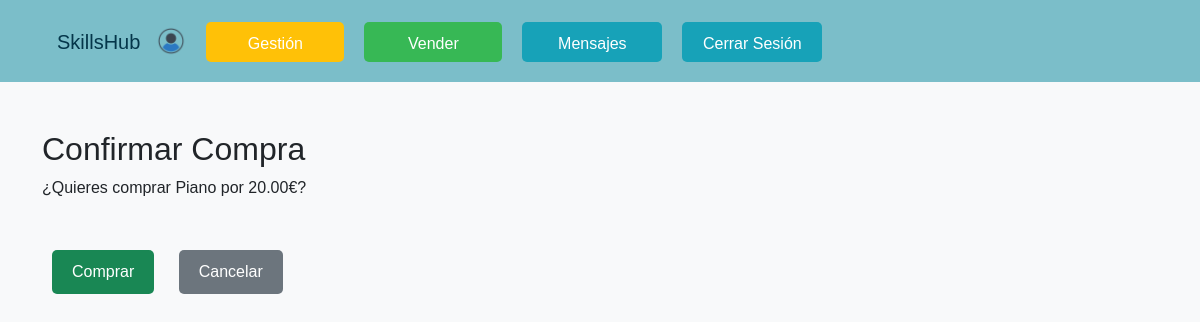
Screenshot of /checkout/8/ (signed in) with the database file from the repository.
### SkillsHub/models.py (models this page shows, shortened)
class Usuario(AbstractUser):
    nombre = models.CharField(max_length=100)
    saldo = models.DecimalField(max_digits=10, decimal_places=2, default=0, null=True)
    avatar = models.ImageField(upload_to='avatars/', default='avatars/perfil.png')
    comentario = models.TextField(blank=True, null=True)
    baneado = models.BooleanField(default=False)
    seguidores = models.ManyToManyField("self", symmetrical=False, related_name='usuarios_seguidores', blank=True)
    seguidos = models.ManyToManyField("self", symmetrical=False, related_name='usuarios_seguidos', blank=True)
    insignia_perfil = models.ForeignKey(UsuarioInsignia, null=True, blank=True, on_delete=models.SET_NULL, related_name='insignia_en_perfil')

class Servicio(models.Model):
    nombre = models.CharField(max_length=100)
    precio = models.DecimalField(max_digits=10, decimal_places=2)
    descripcion = models.TextField()
    ubicacion = models.ForeignKey(Ubicacion, on_delete=models.CASCADE)
    usuario = models.ForeignKey(Usuario, on_delete=models.CASCADE)
    activo = models.BooleanField(default=True)
    categoria = models.ForeignKey(Categoria, on_delete=models.CASCADE)
    imagen = models.ImageField(upload_to='servicio/', blank=False, default='servicio/blanco.jpeg')

### SkillsHub/views.py (the view, shortened to what this page needs)
# urls.py: path('checkout/<int:pk>/', login_required(RealizarCompra.as_view()), name='checkout'),
class RealizarCompra(View): #Como tanto fecha como fecha_limite de valoracion son automaticas desde el modelo no hay que calcular nada
    template_name = "Proyecto/checkout.html"
    def get(self, request, pk):
        servicio = get_object_or_404(Servicio, pk=pk)
        return render(request, self.template_name, {'servicio': servicio})

### SkillsHub/templates/Proyecto/checkout.html (shortened to what this page needs)
{% extends './base.html' %}
{% block content %}
    <div class="container mt-5">
        <form method="post" action="{% url 'checkout' pk=servicio.pk %}">
            <div class="row">
                <div class="col-md-6">
                    <h2>Confirmar Compra</h2>
                    <p>¿Quieres comprar {{ servicio.nombre }} por {{ servicio.precio }}€?</p>
                </div>
                <div class="col-md-6">
                </div>
            </div>
            <div class="mt-4">
                <button type="submit" class="btn btn-success mr-2">Comprar</button>
                <a href="{% url 'detalles' pk=servicio.pk %}" class="btn btn-secondary">Cancelar</a>
            </div>
        </form>
    </div>
{% endblock %}

### SkillsHub/templates/Proyecto/base.html (shortened to what this page needs)
{% load static %}
<!DOCTYPE html>
<html lang="es">
<head>
    <link href="https://cdn.jsdelivr.net/npm/bootstrap@5.3.3/dist/css/bootstrap.min.css" rel="stylesheet">
</head>
<body>
   <div class="container-fluid no-margin-padding">
        <nav class="page-header navbar navbar-expand-lg navbar-light">
            <div class="container">
                <h1 class="navbar-brand"><a href="{% url 'servicios' %}" style="text-decoration: none; color: inherit;">SkillsHub</a></h1>
                {% if user.avatar %}
                    <div class="d-flex align-items-center avatar-container">
                        <a href="{% url 'perfil_usuario' user.pk %}">
                            <img src="{{ user.avatar.url }}" class="avatar" alt="Avatar">
                        </a>
                    </div>
                {% endif %}
                <div class="collapse navbar-collapse" id="navbarNav">
                    <ul class="navbar-nav text-center">
                        {% if user.is_authenticated %}
                            {% if request.user.is_authenticated and request.user.is_superuser %}
                                <li class="nav-item"><a href="{% url 'gestion' %}" class="nav-link btn btn-warning">Gestión</a></li>
                            {% endif %}
                            <li class="nav-item"><a href="{% url 'nuevo_servicio' %}" class="nav-link btn success btn-success">Vender</a></li>
                            <li class="nav-item"><a href="{% url 'rooms' %}" class="nav-link btn btn-info info text-white">Mensajes</a></li>
                            <li class="nav-item">
                                <form action="{% url 'logout' %}" method="post">
                                    <button type="submit" class="btn btn-info info text-white">Cerrar Sesión</button>
                                </form>
                            </li>
                        {% else %}
                            <li class="nav-item"><a href="{% url 'login' %}" class="nav-link btn btn-info info text-white">Iniciar Sesión</a></li>
                            <li class="nav-item"><a href="{% url 'register' %}" class="nav-link btn btn-info info text-white">Regístrate</a></li>
                        {% endif %}
                    </ul>
                </div>
            </div>
        </nav>
    </div>
    <div class="container-fluid">
        <div class="row">
            <div class="col">
                {% block content %}
                {% endblock %}
            </div>
        </div>
    </div>
</body>
</html>

### SkillsHub/templates/Proyecto/base.html (style rules this page uses)
body { background-color: #f8f9fa; font-family: Arial, sans-serif; margin: 0; padding: 0; }
.page-header { background-color: #7bbec9; }
.page-header { display: flex; justify-content: space-between; align-items: center; padding: 10px; }
.page-header h1 { margin-left: 15px; color: #04364A; margin-top: 10px; }
.btn { display: inline-block; padding: 10px 20px; margin: 10px; font-size: 16px; text-decoration: none; color: #fff; border: none; border-radius: 5px; cursor: pointer; transition: background-color 0.3s ease; }
.btn-secondary { background-color: #6c757d; }
.btn-warning { background-color: #ffc107; width: 138px; height: 40px; margin-left: 10px; margin-top: 12px; }
.success { background-color: #37b855; width: 138px; height: 40px; margin-top: 12px; }
.info { background-color: #17a2b8; width: 140px; height: 40px; margin-left: 10px; margin-top: 12px; }
.avatar { width: 30px; height: 30px; border-radius: 50%; margin-right: 10px; }
.no-margin-padding { margin: 0 !important; padding: 0 !important; }

### rows the page displays
Usuario: avatar (picture)
Servicio: nombre "Piano", precio "20.00"
